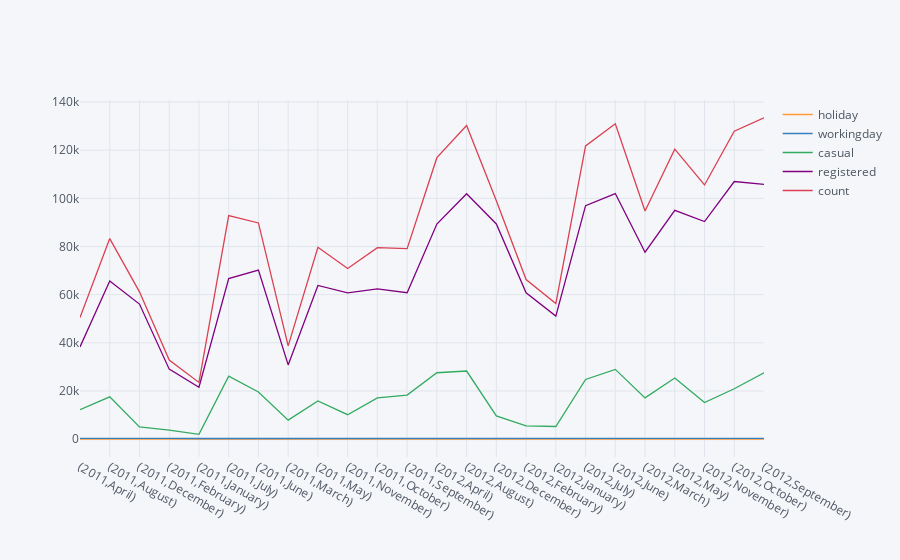

Notebook cell for this chart:
### Code cell
df2.iplot()

### Figure 1 — Plotly figure (JSON) as saved in the notebook; plotly's stock layout.template omitted (floating-point values rounded to 4 significant figures)
{"data": [{"line": {"color": "rgba(255, 153, 51, 1.0)", "dash": "solid", "shape": "linear", "width": 1.3}, "mode": "lines", "name": "holiday", "text": "", "type": "scatter", "x": ["(2011,April)", "(2011,August)", "(2011,December)", "(2011,February)", "(2011,January)", "(2011,July)", "(2011,June)", "(2011,March)", "(2011,May)", "(2011,November)", "(2011,October)", "(2011,September)", "(2012,April)", "(2012,August)", "(2012,December)", "(2012,February)", "(2012,January)", "(2012,July)", "(2012,June)", "(2012,March)", "(2012,May)", "(2012,November)", "(2012,October)", "(2012,September)"], "y": [24, 0, 0, 0, 24, 24, 0, 0, 0, 24, 24, 24, 24, 0, 0, 0, 47, 24, 0, 0, 0, 24, 24, 24]}, {"line": {"color": "rgba(55, 128, 191, 1.0)", "dash": "solid", "shape": "linear", "width": 1.3}, "mode": "lines", "name": "workingday", "text": "", "type": "scatter", "x": ["(2011,April)", "(2011,August)", "(2011,December)", "(2011,February)", "(2011,January)", "(2011,July)", "(2011,June)", "(2011,March)", "(2011,May)", "(2011,November)", "(2011,October)", "(2011,September)", "(2012,April)", "(2012,August)", "(2012,December)", "(2012,February)", "(2012,January)", "(2012,July)", "(2012,June)", "(2012,March)", "(2012,May)", "(2012,November)", "(2012,October)", "(2012,September)"], "y": [287, 360, 312, 327, 264, 288, 312, 328, 336, 312, 287, 285, 310, 312, 312, 311, 286, 312, 312, 312, 336, 287, 336, 288]}, {"line": {"color": "rgba(50, 171, 96, 1.0)", "dash": "solid", "shape": "linear", "width": 1.3}, "mode": "lines", "name": "casual", "text": "", "type": "scatter", "x": ["(2011,April)", "(2011,August)", "(2011,December)", "(2011,February)", "(2011,January)", "(2011,July)", "(2011,June)", "(2011,March)", "(2011,May)", "(2011,November)", "(2011,October)", "(2011,September)", "(2012,April)", "(2012,August)", "(2012,December)", "(2012,February)", "(2012,January)", "(2012,July)", "(2012,June)", "(2012,March)", "(2012,May)", "(2012,November)", "(2012,October)", "(2012,September)"], "y": [12229, 17580, 5079, 3776, 2008, 26145, 19600, 7910, 15865, 10155, 17159, 18311, 27584, 28290, 9621, 5521, 5244, 24802, 28974, 17146, 25420, 15198, 20928, 27590]}, {"line": {"color": "rgba(128, 0, 128, 1.0)", "dash": "solid", "shape": "linear", "width": 1.3}, "mode": "lines", "name": "registered", "text": "", "type": "scatter", "x": ["(2011,April)", "(2011,August)", "(2011,December)", "(2011,February)", "(2011,January)", "(2011,July)", "(2011,June)", "(2011,March)", "(2011,May)", "(2011,November)", "(2011,October)", "(2011,September)", "(2012,April)", "(2012,August)", "(2012,December)", "(2012,February)", "(2012,January)", "(2012,July)", "(2012,June)", "(2012,March)", "(2012,May)", "(2012,November)", "(2012,October)", "(2012,September)"], "y": [38288, 65716, 56104, 29068, 21544, 66703, 70176, 30825, 63848, 60734, 62363, 60793, 89301, 101930, 89356, 60748, 51088, 96967, 101983, 77620, 95014, 90353, 106984, 105835]}, {"line": {"color": "rgba(219, 64, 82, 1.0)", "dash": "solid", "shape": "linear", "width": 1.3}, "mode": "lines", "name": "count", "text": "", "type": "scatter", "x": ["(2011,April)", "(2011,August)", "(2011,December)", "(2011,February)", "(2011,January)", "(2011,July)", "(2011,June)", "(2011,March)", "(2011,May)", "(2011,November)", "(2011,October)", "(2011,September)", "(2012,April)", "(2012,August)", "(2012,December)", "(2012,February)", "(2012,January)", "(2012,July)", "(2012,June)", "(2012,March)", "(2012,May)", "(2012,November)", "(2012,October)", "(2012,September)"], "y": [50517, 83296, 61183, 32844, 23552, 92848, 89776, 38735, 79713, 70889, 79522, 79104, 116885, 130220, 98977, 66269, 56332, 121769, 130957, 94766, 120434, 105551, 127912, 133425]}], "layout": {"legend": {"bgcolor": "#F5F6F9", "font": {"color": "#4D5663"}}, "paper_bgcolor": "#F5F6F9", "plot_bgcolor": "#F5F6F9", "title": {"font": {"color": "#4D5663"}}, "xaxis": {"gridcolor": "#E1E5ED", "showgrid": true, "tickfont": {"color": "#4D5663"}, "title": {"font": {"color": "#4D5663"}, "text": ""}, "zerolinecolor": "#E1E5ED"}, "yaxis": {"gridcolor": "#E1E5ED", "showgrid": true, "tickfont": {"color": "#4D5663"}, "title": {"font": {"color": "#4D5663"}, "text": ""}, "zerolinecolor": "#E1E5ED"}}}
